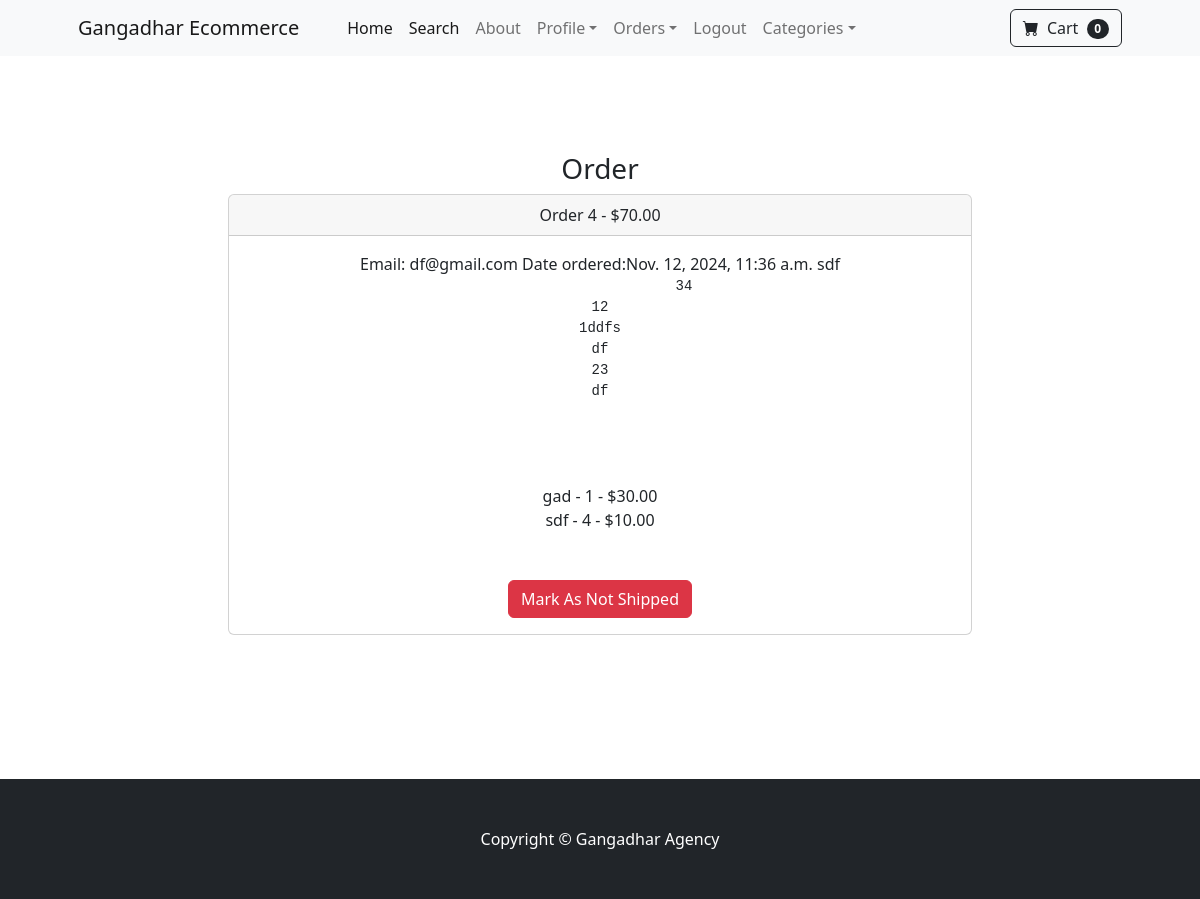
Before: /payment/orders/4 (signed in) with the older database file.
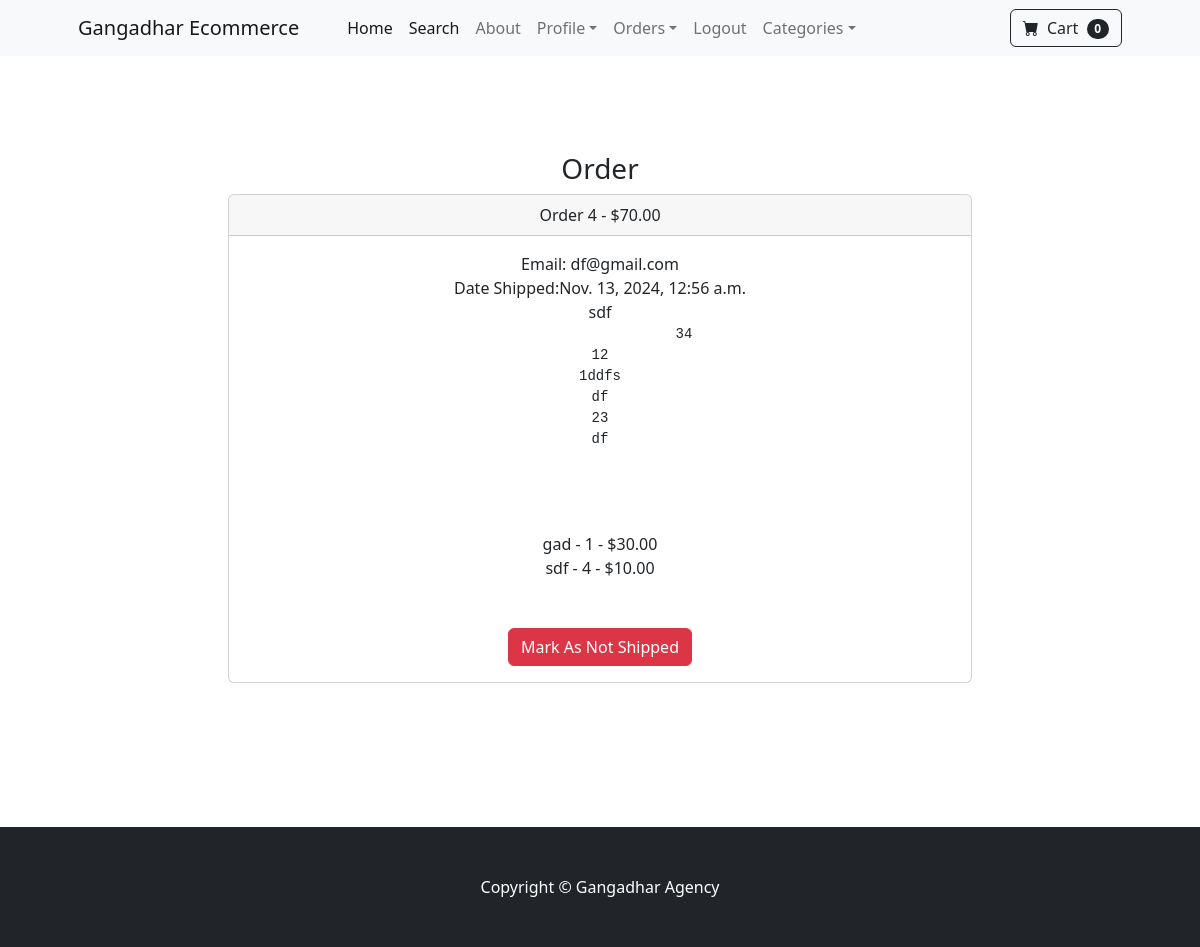
After: the same page with the newer database file.
### payment/models.py (models this page shows, shortened)
class Order(models.Model):
    user=models.ForeignKey(User,on_delete=models.CASCADE,null=True,blank=True)
    full_name=models.CharField(max_length=250)
    email=models.CharField(max_length=250)
    shipping_address=models.CharField(max_length=15000)
    amount_paid=models.DecimalField(max_digits=7,decimal_places=2)
    date_ordered=models.DateTimeField(auto_now_add=True)
    shipped=models.BooleanField(default=False)
    date_shipped=models.DateTimeField(blank=True,null=True)

### payment/views.py (the view, shortened to what this page needs)
# urls.py: path('orders/<int:pk>',views.orders,name='orders'),
def orders(request,pk):
    if request.user.is_authenticated and request.user.is_superuser:
        order=Order.objects.get(id=pk)
        items=OrderItem.objects.filter(order=pk)
        return render(request,'payment/orders.html',{"order":order,"items":items})
    else:
        messages.success(request,"Access Denied")
        return redirect('home')

### cart/cart.py (called while the page is built)
    def __len__(self):
        return len(self.cart)

### cart/context_processors.py (called while the page is built)
def cart(request):
    return {'cart':Cart(request)}

### store/models.py (called while the page is built)
    def __str__(self):
        return self.name

### payment/templates/payment/orders.html (shortened to what this page needs)
{% extends 'base.html' %}
{% block content %}
<div class="container">
   <div class="row">
       <center>
        <div class="col-8">
            <br/><br/>
            <br/><br/>
            <h3>Order</h3>
            <div class="card">
                <div class="card-header">
                  Order {{order.id}} - ${{order.amount_paid}}
                </div>
                <div class="card-body">
                  Email: {{order.email}}
                  {% if order.date_shipped %}<br/>
                  Date Shipped:{{order.date_shipped}}<br/>
                  {% else %}
                  Date ordered:{{order.date_ordered}}
                {% endif %}
                  {{order.full_name}}<br/>
                  <pre>
                    {{order.shipping_address}}
                  </pre>
                  <br/>
                  {% for item in items %}
                     {{item.product}} - {{item.quantity}} - ${{item.price}}<br/>
                  {% endfor %}
                  <br/><br/>
                  {% if not order.shipped %}
                  <form method="POST">
                   {% csrf_token %}
                   <input type="hidden" name="shipping_status" value="true">
                   <button type="Submit" class="btn btn-success">Mark As Shipped</button>
                </form>
                  {% else %}
                  <form method="POST">
                    <button type="Submit" class="btn btn-danger">Mark As Not Shipped</button>
                 </form>
                  {% endif %}
                </div>
              </div>
          <br/><br/>
          <br/><br/>
          <br/><br/>
        </div>
       </center>
   </div>
</div>
{% endblock %}

Changed rows visible on the page:
changed Order "df@gmail.com": date_shipped (not shown) → "Nov. 13, 2024, 12:56 a.m."; date_ordered "Nov. 12, 2024, 11:36 a.m." → (not shown)
Other visible differences:
text no longer shown: "Date ordered:"
text now shown: "Date Shipped:"
